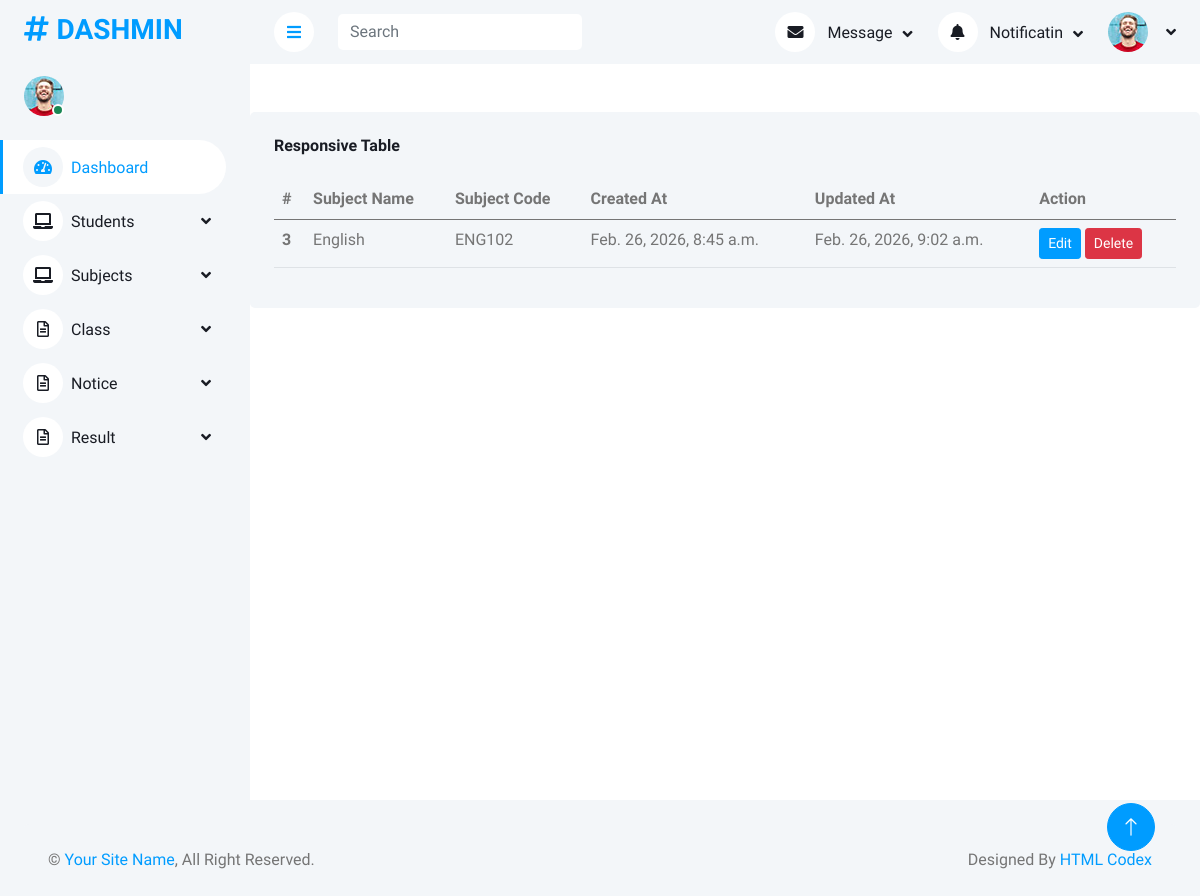
Page /manage/manage_subject/ on the earlier database version.
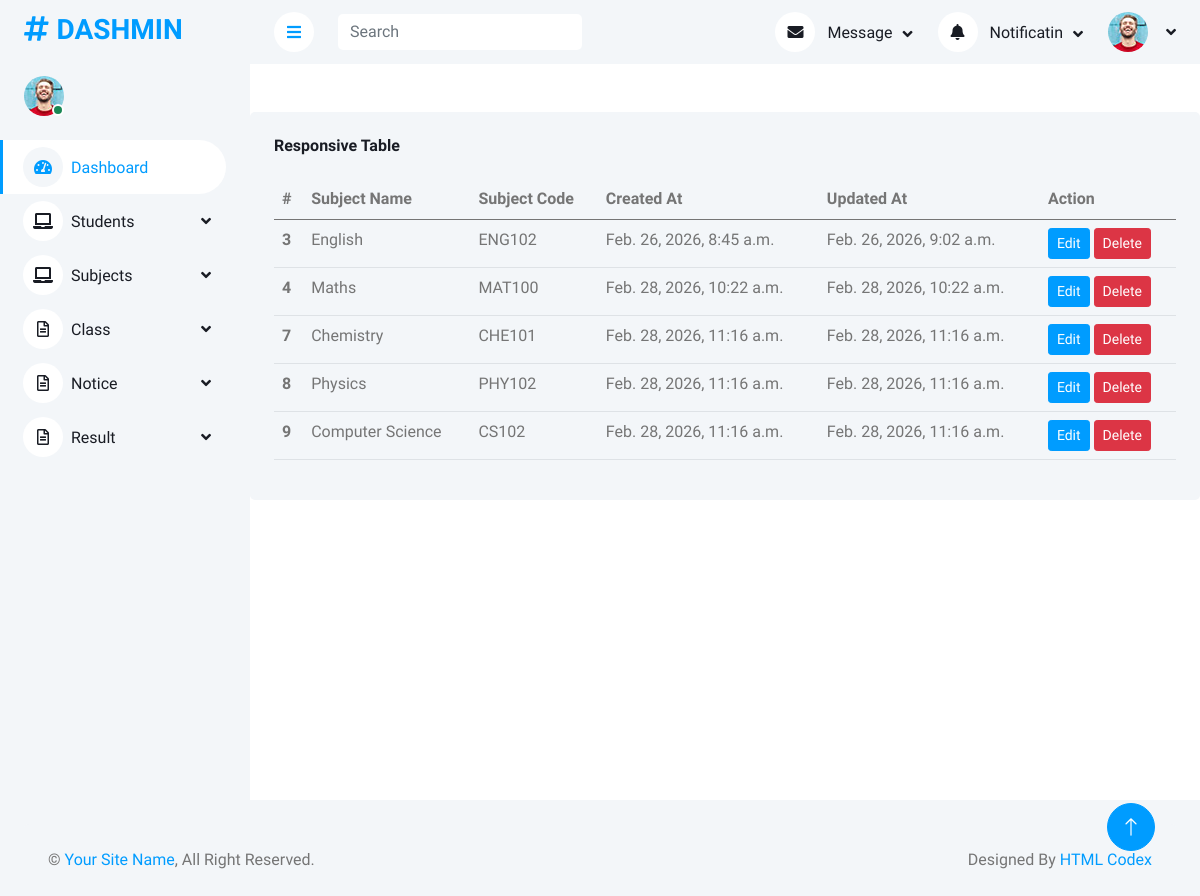
Same page on the later database version.
### AdminApp/models.py (models this page shows, shortened)
class SubjectDb(models.Model):
    Subject_Name=models.CharField(max_length=100,null=True,blank=True)
    Subject_Code=models.CharField(max_length=100,null=True,blank=True)
    Created_At=models.DateTimeField(auto_now_add=True)
    Updated_At=models.DateTimeField(auto_now=True)

### AdminApp/views.py (the view)
# urls.py: path('manage_subject/',views.manage_subject,name='manage_subject'),
def manage_subject(request):
    data=SubjectDb.objects.all()
    return render(request,'Manage_Subject.html',{'data':data})

### AdminApp/templates/Manage_Subject.html (shortened to what this page needs)
<!DOCTYPE html>
{% extends 'Dashboard.html' %}
{% block content %}
<html lang="en">
<head>
</head>
<body>
    <div class="col-12 mt-5">
        <div class="bg-light rounded h-100 p-4">
            <h6 class="mb-4">Responsive Table</h6>
            <div class="table-responsive">
                <table class="table">
                    <thead>
                        <tr>
                            <th scope="col">#</th>
                            <th scope="col"> Subject Name</th>
                            <th scope="col">Subject Code</th>
                            <th scope="col">Created At</th>
                            <th scope="col">Updated At</th>
                            <th scope="col">Action</th>
                        </tr>
                    </thead>
                    <tbody>
                        {% for sub in data %}
                        <tr>
                            <th scope="row">{{ sub.id }}</th>
                            <td>{{ sub.Subject_Name }}</td>
                            <td>{{ sub.Subject_Code }}</td>
                            <td>{{ sub.Created_At }}</td>
                            <td>{{ sub.Updated_At }}</td>
                            <td>
                                <a href="{% url 'edit_subject' sub.id %}" class="btn btn-sm btn-primary">Edit</a>
                                <a href="{% url 'delete_subject' sub.id%}" class="btn btn-sm btn-danger">Delete</a>
                            </td>
                        </tr>
                        {% endfor%}
                    </tbody>
                </table>
            </div>
        </div>
    </div>
</body>
</html>
{% endblock %}

### AdminApp/templates/Dashboard.html (shortened to what this page needs)
<!DOCTYPE html>
{% load static%}
<html lang="en">
<head>
    <link href="https://cdnjs.cloudflare.com/ajax/libs/font-awesome/5.10.0/css/all.min.css" rel="stylesheet">
    <link href="https://cdn.jsdelivr.net/npm/bootstrap-icons@1.4.1/font/bootstrap-icons.css" rel="stylesheet">
    <link href="{% static 'assets/lib/owlcarousel/assets/owl.carousel.min.css' %}" rel="stylesheet">
    <link href="lib/tempusdominus/css/tempusdominus-bootstrap-4.min.css" rel="stylesheet" />
    <link href="{% static 'assets/css/bootstrap.min.css' %}" rel="stylesheet">
    <link href="{% static 'assets/css/style.css' %}" rel="stylesheet">
</head>
<body>
    <div class="container-fluid position-relative bg-white d-flex p-0">
        <div class="sidebar pe-4 pb-3">
            <nav class="navbar bg-light navbar-light">
                <a href="index.html" class="navbar-brand mx-4 mb-3">
                    <h3 class="text-primary"><i class="fa fa-hashtag me-2"></i>DASHMIN</h3>
                </a>
                <div class="d-flex align-items-center ms-4 mb-4">
                    <div class="position-relative">
                        <img class="rounded-circle" src="{% static 'assets/img/user.jpg' %}" alt="" style="width: 40px; height: 40px;">
                        <div class="bg-success rounded-circle border border-2 border-white position-absolute end-0 bottom-0 p-1"></div>
                    </div>
                </div>
                <div class="navbar-nav w-100">
                    <a href="{% url 'dashboard' %}" class="nav-item nav-link active"><i class="fa fa-tachometer-alt me-2"></i>Dashboard</a>
                    <div class="nav-item dropdown">
                        <a href="#" class="nav-link dropdown-toggle" data-bs-toggle="dropdown"><i class="fa fa-laptop me-2"></i>Students</a>
                    </div>
                    <div class="nav-item dropdown">
                        <a href="#" class="nav-link dropdown-toggle" data-bs-toggle="dropdown"><i class="fa fa-laptop me-2"></i>Subjects</a>
                    </div>
                    <div class="nav-item dropdown">
                        <a href="#" class="nav-link dropdown-toggle" data-bs-toggle="dropdown"><i class="far fa-file-alt me-2"></i>Class</a>
                    </div>
                    <div class="nav-item dropdown">
                        <a href="#" class="nav-link dropdown-toggle" data-bs-toggle="dropdown"><i class="far fa-file-alt me-2"></i>Notice</a>
                    </div>
                    <div class="nav-item dropdown">
                        <a href="#" class="nav-link dropdown-toggle" data-bs-toggle="dropdown"><i class="far fa-file-alt me-2"></i>Result</a>
                    </div>
                </div>
            </nav>
        </div>
        <div class="content">
            <nav class="navbar navbar-expand bg-light navbar-light sticky-top px-4 py-0">
                <a href="#" class="sidebar-toggler flex-shrink-0">
                    <i class="fa fa-bars"></i>
                </a>
                <form class="d-none d-md-flex ms-4">
                    <input class="form-control border-0" type="search" placeholder="Search">
                </form>
                <div class="navbar-nav align-items-center ms-auto">
                    <div class="nav-item dropdown">
                        <a href="#" class="nav-link dropdown-toggle" data-bs-toggle="dropdown">
                            <i class="fa fa-envelope me-lg-2"></i>
                            <span class="d-none d-lg-inline-flex">Message</span>
                        </a>
                    </div>
                    <div class="nav-item dropdown">
                        <a href="#" class="nav-link dropdown-toggle" data-bs-toggle="dropdown">
                            <i class="fa fa-bell me-lg-2"></i>
                            <span class="d-none d-lg-inline-flex">Notificatin</span>
                        </a>
                    </div>
                    <div class="nav-item dropdown">
                        <a href="#" class="nav-link dropdown-toggle" data-bs-toggle="dropdown">
                            <img class="rounded-circle me-lg-2" src="img/user.jpg" alt="" style="width: 40px; height: 40px;">
                        </a>
                    </div>
                </div>
            </nav>
             {% block content%}{% endblock %}
                </div>
            </div>
            <div class="container-fluid pt-4 px-4">
                <div class="bg-light rounded-top p-4">
                    <div class="row">
                        <div class="col-12 col-sm-6 text-center text-sm-start">
                            &copy; <a href="#">Your Site Name</a>, All Right Reserved.
                        </div>
                        <div class="col-12 col-sm-6 text-center text-sm-end">
                            Designed By <a href="https://htmlcodex.com">HTML Codex</a>
                        </div>
                    </div>
                </div>
            </div>
        <a href="#" class="btn btn-lg btn-primary btn-lg-square back-to-top"><i class="bi bi-arrow-up"></i></a>
</body>
</html>

### AdminApp/static/assets/css/style.css (style rules this page uses)
:root { --primary: #009CFF; --light: #F3F6F9; --dark: #191C24; }
.back-to-top { position: fixed; display: none; right: 45px; bottom: 45px; z-index: 99; }
.btn { transition: .5s; }
.btn.btn-primary { color: #FFFFFF; }
.btn-lg-square { width: 48px; height: 48px; }
.btn-square, .btn-sm-square, .btn-lg-square { padding: 0; display: inline-flex; align-items: center; justify-content: center; font-weight: normal; border-radius: 50px; }
.sidebar { position: fixed; top: 0; left: 0; bottom: 0; width: 250px; height: 100vh; overflow-y: auto; background: var(--light); transition: 0.5s; z-index: 999; }
.content { margin-left: 250px; min-height: 100vh; background: #FFFFFF; transition: 0.5s; }
@media (min-width: 992px) { .sidebar { margin-left: 0; } }
@media (min-width: 992px) { .content { width: calc(100% - 250px); } }
.sidebar .navbar .navbar-nav .nav-link { padding: 7px 20px; color: var(--dark); font-weight: 500; border-left: 3px solid var(--light); border-radius: 0 30px 30px 0; outline: none; }
.sidebar .navbar .navbar-nav .nav-link:hover, .sidebar .navbar .navbar-nav .nav-link.active { color: var(--primary); background: #FFFFFF; border-color: var(--primary); }
.sidebar .navbar .navbar-nav .nav-link i { width: 40px; height: 40px; display: inline-flex; align-items: center; justify-content: center; background: #FFFFFF; border-radius: 40px; }
.sidebar .navbar .navbar-nav .nav-link:hover i, .sidebar .navbar .navbar-nav .nav-link.active i { background: var(--light); }
.sidebar .navbar .dropdown-toggle::after { position: absolute; top: 15px; right: 15px; border: none; content: "\f107"; font-family: "Font Awesome 5 Free"; font-weight: 900; transition: .5s; }
.content .navbar .navbar-nav .nav-link { margin-left: 25px; padding: 12px 0; color: var(--dark); outline: none; }
.content .navbar .sidebar-toggler, .content .navbar .navbar-nav .nav-link i { width: 40px; height: 40px; display: inline-flex; align-items: center; justify-content: center; background: #FFFFFF; border-radius: 40px; }
.content .navbar .dropdown-toggle::after { margin-left: 6px; vertical-align: middle; border: none; content: "\f107"; font-family: "Font Awesome 5 Free"; font-weight: 900; transition: .5s; }

Differences in the rows shown:
added SubjectDb: id "4", Subject_Name "Maths", Subject_Code "MAT100", Created_At "Feb. 28, 2026, 10:22 a.m.", Updated_At "Feb. 28, 2026, 10:22 a.m."
added SubjectDb: id "7", Subject_Name "Chemistry", Subject_Code "CHE101", Created_At "Feb. 28, 2026, 11:16 a.m.", Updated_At "Feb. 28, 2026, 11:16 a.m."
added SubjectDb: id "8", Subject_Name "Physics", Subject_Code "PHY102", Created_At "Feb. 28, 2026, 11:16 a.m.", Updated_At "Feb. 28, 2026, 11:16 a.m."
added SubjectDb: id "9", Subject_Name "Computer Science", Subject_Code "CS102", Created_At "Feb. 28, 2026, 11:16 a.m.", Updated_At "Feb. 28, 2026, 11:16 a.m."
